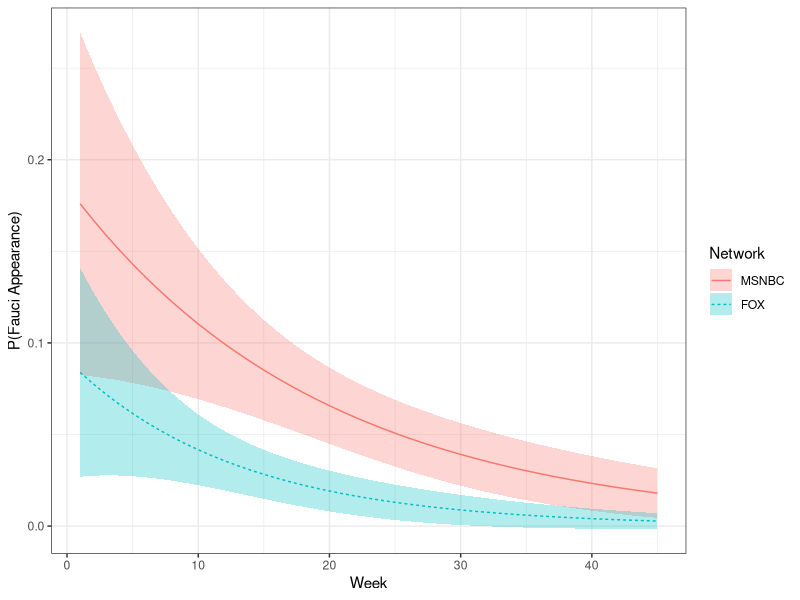

This chart was generated by the following R code:
setwd('/Users/brycedietrich/Research_Group Dropbox/bryce dietrich/dietrich_ko_replication/')

library(MASS)
library(ggplot2)

results<-read.csv('data/final_celebrity_results.csv',as.is=T)

#make fox baseline
results$network2<-factor(results$network,levels=c('fox','cnn','msnbc'))

#set week 9 to zero so the intercept is meaningful
results$week2<-results$week-9

#negative binomial regressions with offsets
mod1<-glm.nb(fauci~network2+offset(log(cc)),data=results)
mod2<-glm.nb(fauci~network2*week2+offset(log(cc)),data=results)

#create confidence intervals around predictions
fox_pred<-predict(mod2,data.frame(network2='fox',week2=min(results$week2):max(results$week2),cc=median(results[results$network=='fox','cc'],na.rm=T)),type='response',se.fit=T)$fit
fox_se<-predict(mod2,data.frame(network2='fox',week2=min(results$week2):max(results$week2),cc=median(results[results$network=='fox','cc'],na.rm=T)),type='response',se.fit=T)$se.fit
fox_upper<-fox_pred+1.96*fox_se
fox_lower<-fox_pred-1.96*fox_se

cnn_pred<-predict(mod2,data.frame(network2='cnn',week2=min(results$week2):max(results$week2),cc=median(results[results$network=='cnn','cc'],na.rm=T)),type='response',se.fit=T)$fit
cnn_se<-predict(mod2,data.frame(network2='cnn',week2=min(results$week2):max(results$week2),cc=median(results[results$network=='cnn','cc'],na.rm=T)),type='response',se.fit=T)$se.fit
cnn_upper<-cnn_pred+1.96*cnn_se
cnn_lower<-cnn_pred-1.96*cnn_se

msnbc_pred<-predict(mod2,data.frame(network2='msnbc',week2=min(results$week2):max(results$week2),cc=median(results[results$network=='msnbc','cc'],na.rm=T)),type='response',se.fit=T)$fit
msnbc_se<-predict(mod2,data.frame(network2='msnbc',week2=min(results$week2):max(results$week2),cc=median(results[results$network=='msnbc','cc'],na.rm=T)),type='response',se.fit=T)$se.fit
msnbc_upper<-msnbc_pred+1.96*msnbc_se
msnbc_lower<-msnbc_pred-1.96*msnbc_se

#create plot data
plot_dat<-data.frame(rbind(cbind('MSNBC',seq(min(results$week2):max(results$week2)),msnbc_lower,msnbc_pred,msnbc_upper),cbind('CNN',seq(min(results$week2):max(results$week2)),cnn_lower,cnn_pred,cnn_upper),cbind('FOX',seq(min(results$week2):max(results$week2)),fox_lower,fox_pred,fox_upper)),stringsAsFactors=F)
names(plot_dat)<-c('Network','week','lower','fit','upper')
plot_dat$fit<-as.numeric(plot_dat$fit)
plot_dat$lower<-as.numeric(plot_dat$lower)
plot_dat$upper<-as.numeric(plot_dat$upper)
plot_dat$week<-as.numeric(plot_dat$week)
plot_dat$Network2<-plot_dat$Network
plot_dat$Network<-factor(plot_dat$Network2,levels=c('MSNBC','CNN','FOX'))

###msnb_fauci plot
png(filename="output/figureS2.png", units = 'px', width=543*20, height=357*20,res=2000)
p <- ggplot(plot_dat[plot_dat$Network%in%c('MSNBC','FOX'),]) + 
  geom_line(aes(y=fit, x=week, colour = Network,linetype=Network))+
  geom_ribbon(aes(ymin=lower, ymax=upper, x=week, fill = Network), alpha = 0.3)+
  ylab('P(Fauci Appearance)')+
  xlab('Week')+
  theme_bw()
p
dev.off()